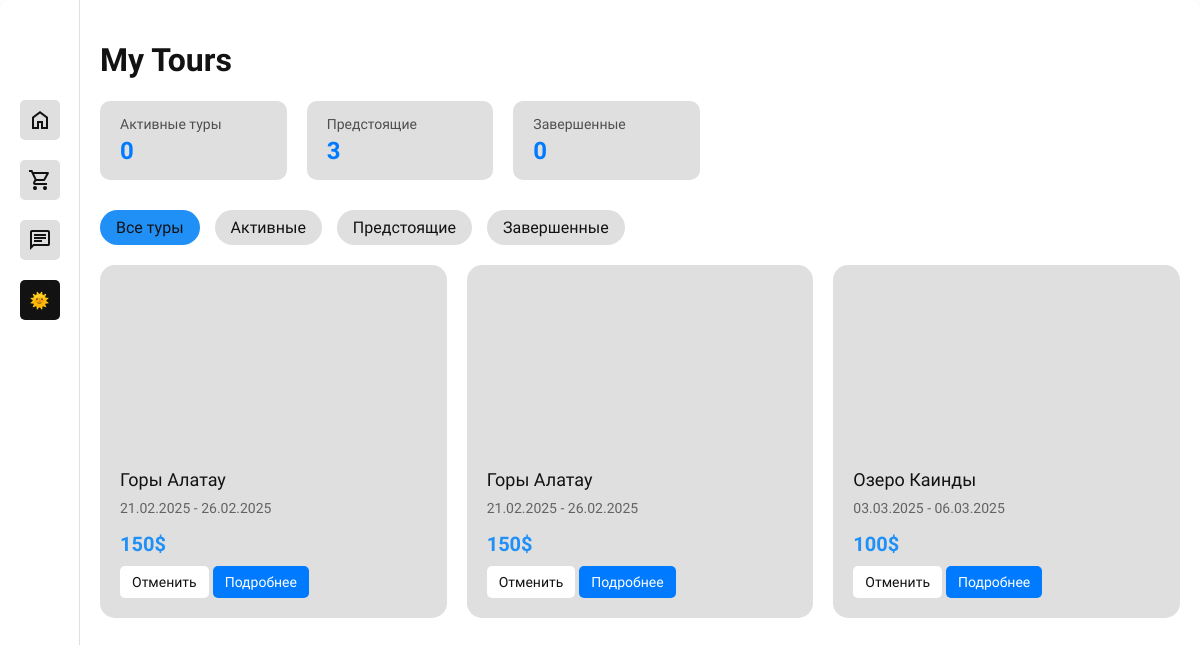
Screenshot of /purchased (signed in) with the database file from the repository.
### tables this page shows
CREATE TABLE tours (
                    tour_id INTEGER PRIMARY KEY AUTOINCREMENT,
                    photos TEXT,
                    name TEXT NOT NULL,
                    price REAL NOT NULL,
                    cities TEXT,
                    info TEXT,
                    reviews TEXT,
                    stars REAL,
                    start_date DATETIME NOT NULL,
                    end_date DATETIME NOT NULL,
                    max_participants INTEGER NOT NULL,
                    current_participants INTEGER DEFAULT 0,
                    difficulty_level TEXT,
                    included_services TEXT,
                    meeting_point TEXT,
                    requirements TEXT,
                    language TEXT DEFAULT 'Russian',
                    status TEXT DEFAULT 'Upcoming'
                );

### controllers/purchased_controller.py (the view)
    def main(self):
        try:
            user_id = session.get('user_id')
            if not user_id:
                return redirect(url_for('login'))
            user = self.db.get_record('users', 'user_id', user_id)
            if not user:
                return redirect(url_for('login'))
            active_tours = self.db.get_active_tours(user_id)
            upcoming_tours = self.db.get_upcoming_tours(user_id)
            purchased_tours = []
            for tour in active_tours:
                tour_data = self._format_tour_data(tour)
                purchased_tours.append(tour_data)
            for tour in upcoming_tours:
                tour_data = self._format_tour_data(tour)
                purchased_tours.append(tour_data)
            stats = {
                'active_tours': len(active_tours),
                'upcoming_tours': len(upcoming_tours),
                'completed_tours': 0  # You might want to add a method to get completed tours
            }
            return render_template('purchased.html',
                                user=user,
                                purchased_tours=purchased_tours,
                                active_tours=stats['active_tours'],
                                upcoming_tours=stats['upcoming_tours'],
                                completed_tours=stats['completed_tours'])
        except Exception as e:
            print(f"Error in purchased controller: {e}")
            return redirect(url_for('login'))

### controllers/auth_controller.py (called while the page is built)
    @staticmethod
    def login_required(f):
        @wraps(f)
        def wrapper(*args, **kwargs):
            if 'user_id' not in session:
                flash('Пожалуйста, войдите в систему для доступа к этой странице.')
                return redirect(url_for('login'))
            return f(*args, **kwargs)
        return wrapper

### controllers/purchased_controller.py (called while the page is built)
    def _format_tour_data(self, tour):
        photos = tour.photos.split(',')[0] if tour.photos else None
        try:
            start_date = datetime.strptime(tour.start_date, '%Y-%m-%d %H:%M:%S') if isinstance(tour.start_date, str) else tour.start_date
            end_date = datetime.strptime(tour.end_date, '%Y-%m-%d %H:%M:%S') if isinstance(tour.end_date, str) else tour.end_date
            formatted_dates = f"{start_date.strftime('%d.%m.%Y')} - {end_date.strftime('%d.%m.%Y')}"
        except (ValueError, TypeError):
            formatted_dates = f"{tour.start_date} - {tour.end_date}"
        return {
            'id': tour.tour_id,
            'image': photos,
            'status': tour.status,
            'title': tour.name,
            'date': formatted_dates,
            'price': f"{tour.price:,.0f}"
        }

### data/database.py (called while the page is built)
    @contextmanager
    def _get_cursor(self):
        conn = sqlite3.connect(self.db_name, check_same_thread=False)
        conn.row_factory = sqlite3.Row  # Enable row factory for named columns
        cursor = conn.cursor()
        try:
            yield cursor
        except sqlite3.Error as e:
            logger.error(f"Database error: {e}")
            raise
        finally:
            conn.commit()
            conn.close()

    def get_active_tours(self, user_id: int) -> List[Tour]:
        with self._get_cursor() as cursor:
            cursor.execute('''
                SELECT t.* FROM tours t
                JOIN tour_participants tp ON t.tour_id = tp.tour_id
                WHERE tp.user_id = ? AND t.status = 'Active'
            ''', (user_id,))
            return [Tour(**dict(row)) for row in cursor.fetchall()]

    def get_upcoming_tours(self, user_id: int) -> List[Tour]:
        with self._get_cursor() as cursor:
            cursor.execute('''
                SELECT t.* FROM tours t
                JOIN tour_participants tp ON t.tour_id = tp.tour_id
                WHERE tp.user_id = ? AND t.status = 'Upcoming'
            ''', (user_id,))
            return [Tour(**dict(row)) for row in cursor.fetchall()]

### templates/purchased.html (shortened to what this page needs)
<!DOCTYPE html>
<html>
    <head>
    </head>
    <body>
        <container>
            <sidebar>
                <avatar onclick="window.location.href='/profile';"></avatar>
                <menu-button>
                    <a href="/">
                        <svg xmlns="http://www.w3.org/2000/svg" height="24px" viewBox="0 -960 960 960" width="24px" fill="var(--second)">
                            <path d="M240-200h120v-240h240v240h120v-360L480-740 240-560v360Zm-80 80v-480l320-240 320 240v480H520v-240h-80v240H160Zm320-350Z"/>
                        </svg>
                    </a>
                </menu-button>
                <menu-button>
                    <a href="/purchased">
                    </a>
                </menu-button>
                <menu-button>
                    <a href="/chat">
                    </a>
                </menu-button>
                <div id="switch"></div>
            </sidebar>
            <content>
                <h1>My Tours</h1>
                <purchased-stats>
                    <stat-card>
                        <h3>Активные туры</h3>
                        <p>{{ active_tours|default(2) }}</p>
                    </stat-card>
                    <stat-card>
                        <h3>Предстоящие</h3>
                        <p>{{ upcoming_tours|default(1) }}</p>
                    </stat-card>
                    <stat-card>
                        <h3>Завершенные</h3>
                        <p>{{ completed_tours|default(5) }}</p>
                    </stat-card>
                </purchased-stats>
                <filter-bar>
                    <filter-button class="active">Все туры</filter-button>
                    <filter-button>Активные</filter-button>
                    <filter-button>Предстоящие</filter-button>
                    <filter-button>Завершенные</filter-button>
                </filter-bar>
                <tours-grid>
                    {% for tour in purchased_tours %}
                    <tour-card>
                        <tour-image style="background-image: url('{{ tour.image }}')"></tour-image>
                        <tour-content>
                            <tour-status class="{{ tour.status_class }}">{{ tour.status_text }}</tour-status>
                            <tour-title>{{ tour.title }}</tour-title>
                            <tour-date>{{ tour.date }}</tour-date>
                            <tour-details>
                                <tour-price>{{ tour.price }}$</tour-price>
                                <tour-actions>
                                    {% if tour.status == 'Completed' %}
                                        <action-button class="primary-button" onclick="window.location.href='/tour/{{ tour.id }}/review'">Отзыв</action-button>
                                    {% elif tour.status == 'Upcoming' %}
                                        <action-button class="secondary-button" onclick="window.location.href='/tour/{{ tour.id }}/cancel'">Отменить</action-button>
                                        <action-button class="primary-button" onclick="window.location.href='/tour/{{ tour.id }}'">Подробнее</action-button>
                                    {% else %}
                                        <action-button class="primary-button" onclick="window.location.href='/tour/{{ tour.id }}'">Подробнее</action-button>
                                    {% endif %}
                                </tour-actions>
                            </tour-details>
                        </tour-content>
                    </tour-card>
                    {% endfor %}
                </tours-grid>
            </content>
        </container>
    </body>
</html>

### rows the page displays
tours: title "Горы Алатау", date "21.02.2025 - 26.02.2025", price "150"
tours: title "Озеро Каинды", date "03.03.2025 - 06.03.2025", price "100"

### other values shown
{{ active_tours|default(2) }} "0"
{{ upcoming_tours|default(1) }} "3"
{{ completed_tours|default(5) }} "0"
